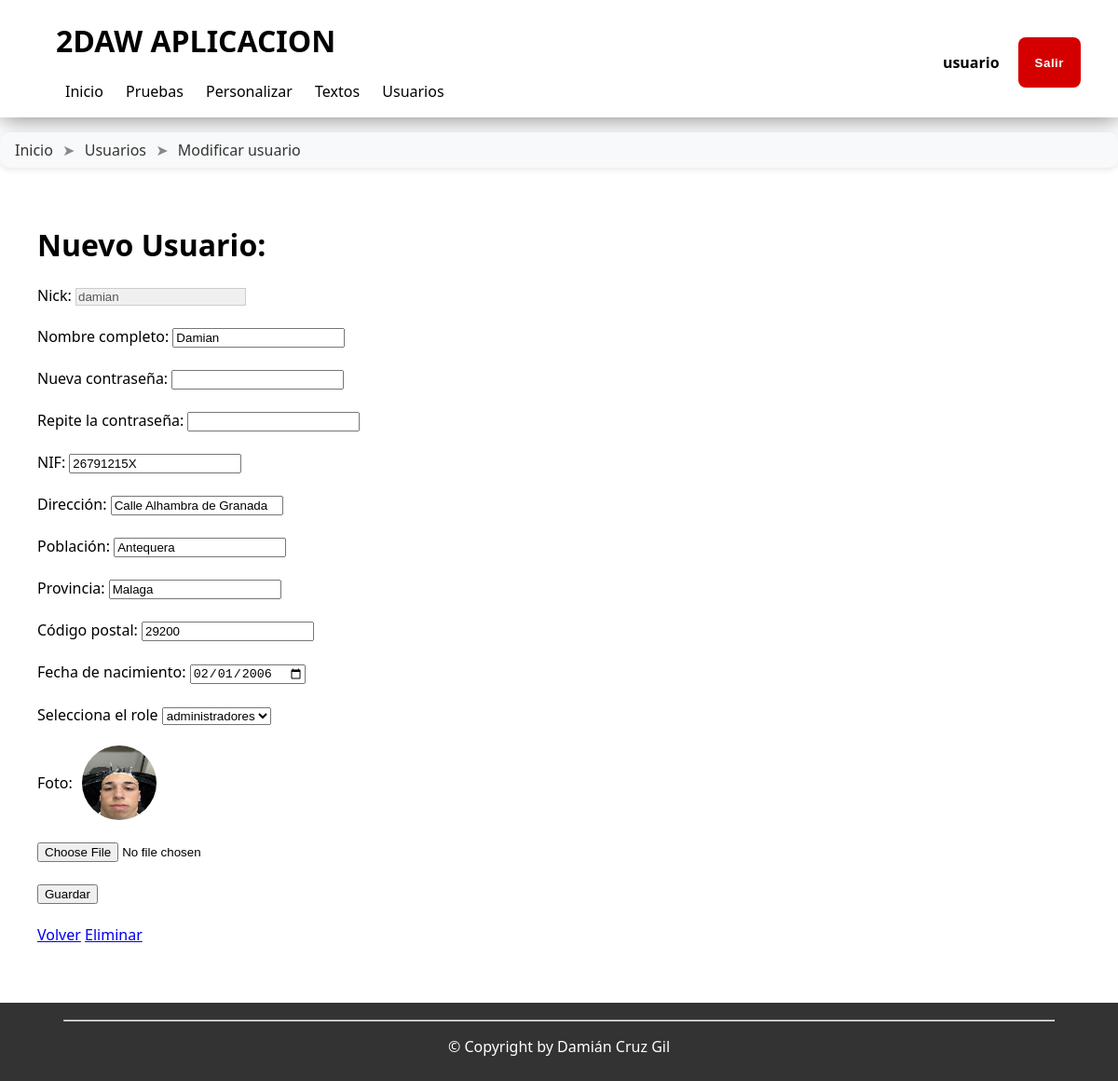
The page /aplicacion/usuarios/modificarUsuario.php?codUsu=2 (signed in) on the database its author committed.
### tables this page shows
CREATE TABLE IF NOT EXISTS `usuarios` (
  `cod_usuario` int(11) NOT NULL AUTO_INCREMENT,
  `nick` varchar(50) NOT NULL,
  `nombre` varchar(50) NOT NULL,
  `nif` varchar(10) NOT NULL,
  `direccion` varchar(50) NOT NULL,
  `poblacion` varchar(30) NOT NULL,
  `provincia` varchar(30) NOT NULL,
  `CP` varchar(5) NOT NULL DEFAULT '00000',
  `fecha_nacimiento` date NOT NULL,
  `borrado` tinyint(1) NOT NULL DEFAULT 0,
  `foto` varchar(50) NOT NULL,
  PRIMARY KEY (`cod_usuario`),
  UNIQUE KEY `nick` (`nick`)
);

### aplicacion/usuarios/modificarUsuario.php (the view, shortened to what this page needs)
<?php
include_once(dirname(__FILE__) . "/../../cabecera.php");
$codUsu = $_GET['codUsu'];
$sentenciaDatosUsu = "SELECT * FROM usuarios WHERE cod_usuario = '$codUsu'";
$usuario = $conexion->query($sentenciaDatosUsu)->fetch_assoc();
$valores = [
    'nick' => '',
    'nombre' => '',
    'contrasenia' => '',
    'contrasenia2' => '',
    'nif' => '',
    'direccion' => '',
    'poblacion' => '',
    'provincia' => '',
    'cp' => '',
    'fecha_nacimiento' => '',
    'role' => '',
    'foto' => ''
];
$errores = [];
cuerpo($usuario, $valores, $errores, $roles);
function cuerpo($usuario, $valores, $errores, $roles)
{
?>
    <h1>Nuevo Usuario:</h1>
    <form action="modificarUsuario.php?codUsu=<?= $usuario['cod_usuario'] ?>" method="post" enctype="multipart/form-data">
        <label>Nick:</label>
        <input type="text" name="nick" value="<?= $usuario['nick'] ?>" readonly><br><br>
        <label>Nombre completo:</label>
        <input type="text" name="nombre" value="<?= empty($valores['nombre']) ? $usuario['nombre'] : $valores['nombre'] ?>">
        <span class="error"><?= $errores['nombre'] ?? '' ?></span><br><br>
        <label>Nueva contraseña:</label>
        <input type="password" name="contrasenia">
        <span class="error"><?= $errores['contrasenia'] ?? '' ?></span><br><br>
        <label>Repite la contraseña:</label>
        <input type="password" name="contrasenia2">
        <span class="error"><?= $errores['contrasenia2'] ?? '' ?></span><br><br>
        <label>NIF:</label>
        <input type="text" name="nif" value="<?= empty($valores['nif']) ? $usuario['nif'] : $valores['nif'] ?>">
        <span class="error"><?= $errores['nif'] ?? '' ?></span><br><br>
        <label>Dirección:</label>
        <input type="text" name="direccion" value="<?= empty($valores['direccion']) ? $usuario['direccion'] : $valores['direccion'] ?>">
        <span class="error"><?= $errores['direccion'] ?? '' ?></span><br><br>
        <label>Población:</label>
        <input type="text" name="poblacion" value="<?= empty($valores['poblacion']) ? $usuario['poblacion'] : $valores['poblacion'] ?>">
        <span class="error"><?= $errores['poblacion'] ?? '' ?></span><br><br>
        <label>Provincia:</label>
        <input type="text" name="provincia" value="<?= empty($valores['provincia']) ? $usuario['provincia'] : $valores['provincia'] ?>">
        <span class="error"><?= $errores['provincia'] ?? '' ?></span><br><br>
        <label>Código postal:</label>
        <input type="text" name="cp" value="<?= empty($valores['cp']) ? $usuario['CP'] : $valores['cp'] ?>">
        <span class="error"><?= $errores['cp'] ?? '' ?></span><br><br>
        <label>Fecha de nacimiento:</label>
        <input type="date" name="fecha_nacimiento" value="<?= empty($valores['fecha_nacimiento']) ? $usuario['fecha_nacimiento'] : $valores['fecha_nacimiento'] ?>">
        <span class="error"><?= $errores['fecha_nacimiento'] ?? '' ?></span><br><br>
        <label for="role">Selecciona el role</label>
        <select name="role" id="role">
            <?php
            foreach ($roles as $key => $value) {
                echo "<option value='$key'>$value</option>";
            }
            ?>
        </select><br><br>
        <div style="display:flex; align-items:center; gap: 10px;">
            <label>Foto:</label>
            <img class="imgUsu" src="/images/fotos/<?= $usuario['foto'] ?>"><br><br>
        </div><br>
        <input type="file" accept="image/jpeg, image/png" name=" foto">
        <span class="error"><?= $errores['foto'] ?? '' ?></span><br><br>
        <button type="submit">Guardar</button>
    </form>
    <br>
    <a href="/aplicacion/usuarios/index.php">Volver</a>
    <a href="borrarUsuario.php?codUsu=<?= $usuario['cod_usuario'] ?>"><?= $usuario['borrado'] ? 'Restaurar' : 'Eliminar' ?></a>
<?php
}

### styles/base7.css (style rules this page uses)
html, body { height: 100%; margin: 0; }
body { background: lightgray; font-family: "Segoe UI", Tahoma, Geneva, Verdana, sans-serif; font-size: 16px; color: #333; display: flex; flex-direction: column; }
.imgUsu { width: 10vh; height: 10vh; border-radius: 100%; }
input[readonly] { background-color: #f0f0f0; color: #555; border: 1px solid #ccc; cursor: not-allowed; }
img { border-radius: 100%; }

### rows shown on the page
usuarios: nick "damian", nombre "Damian", nif "26791215X", direccion "Calle Alhambra de Granada", poblacion "Antequera", provincia "Malaga", cp "29200", fecha_nacimiento "02/01/2006", foto (picture)

### other values the page prints
$cabecera "2DAW APLICACION"
$acceso->getNombre() "usuario"
$elemento["TEXTO"] "Inicio"
$elemento["TEXTO"] "Usuarios"
$elemento["TEXTO"] "Modificar usuario"
form field role "administradores"
